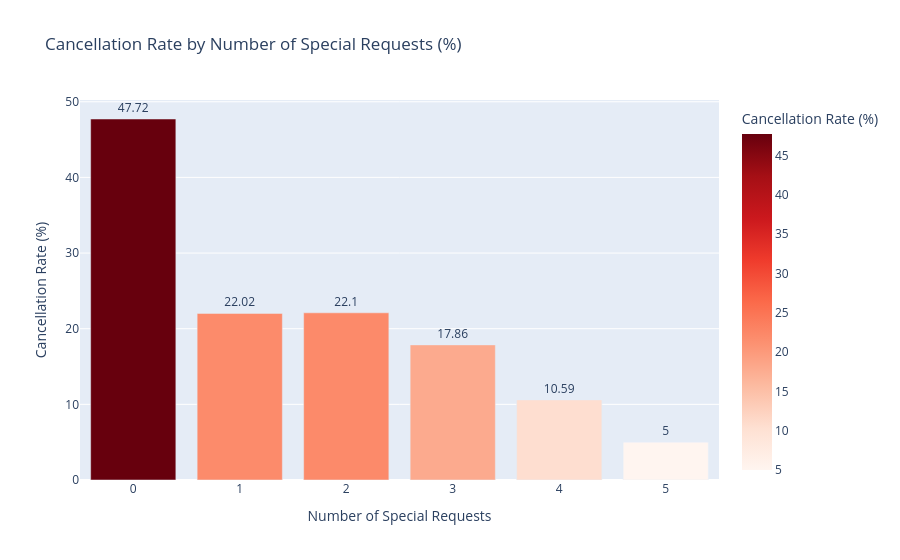

The cell this chart's notebook holds for it:
### Code cell
special_cancel = df.groupby('total_of_special_requests')['is_canceled'].mean().reset_index()
special_cancel['cancellation_rate'] = round(special_cancel['is_canceled'] * 100, 2)

fig7 = px.bar(
    special_cancel,
    x='total_of_special_requests',
    y='cancellation_rate',
    title='Cancellation Rate by Number of Special Requests (%)',
    labels={
        'total_of_special_requests': 'Number of Special Requests',
        'cancellation_rate': 'Cancellation Rate (%)'
    },
    text='cancellation_rate',
    color='cancellation_rate',
    color_continuous_scale='Reds'
)

fig7.update_traces(textposition='outside')
fig7.show()

### Figure 1 — Plotly figure (JSON) as saved in the notebook; plotly's stock layout.template omitted (floating-point values rounded to 4 significant figures)
{"data": [{"hovertemplate": "Number of Special Requests=%{x}<br>Cancellation Rate (%)=%{marker.color}<extra></extra>", "legendgroup": "", "marker": {"color": [47.72, 22.02, 22.1, 17.86, 10.59, 5.0], "coloraxis": "coloraxis", "pattern": {"shape": ""}}, "name": "", "orientation": "v", "showlegend": false, "text": [47.72, 22.02, 22.1, 17.86, 10.59, 5.0], "textposition": "outside", "type": "bar", "x": [0, 1, 2, 3, 4, 5], "xaxis": "x", "y": [47.72, 22.02, 22.1, 17.86, 10.59, 5.0], "yaxis": "y"}], "layout": {"barmode": "relative", "coloraxis": {"colorbar": {"title": {"text": "Cancellation Rate (%)"}}, "colorscale": [[0, "rgb(255,245,240)"], [0.125, "rgb(254,224,210)"], [0.25, "rgb(252,187,161)"], [0.375, "rgb(252,146,114)"], [0.5, "rgb(251,106,74)"], [0.625, "rgb(239,59,44)"], [0.75, "rgb(203,24,29)"], [0.875, "rgb(165,15,21)"], [1, "rgb(103,0,13)"]]}, "legend": {"tracegroupgap": 0}, "title": {"text": "Cancellation Rate by Number of Special Requests (%)"}, "xaxis": {"anchor": "y", "domain": [0, 1], "title": {"text": "Number of Special Requests"}}, "yaxis": {"anchor": "x", "domain": [0, 1], "title": {"text": "Cancellation Rate (%)"}}}}
